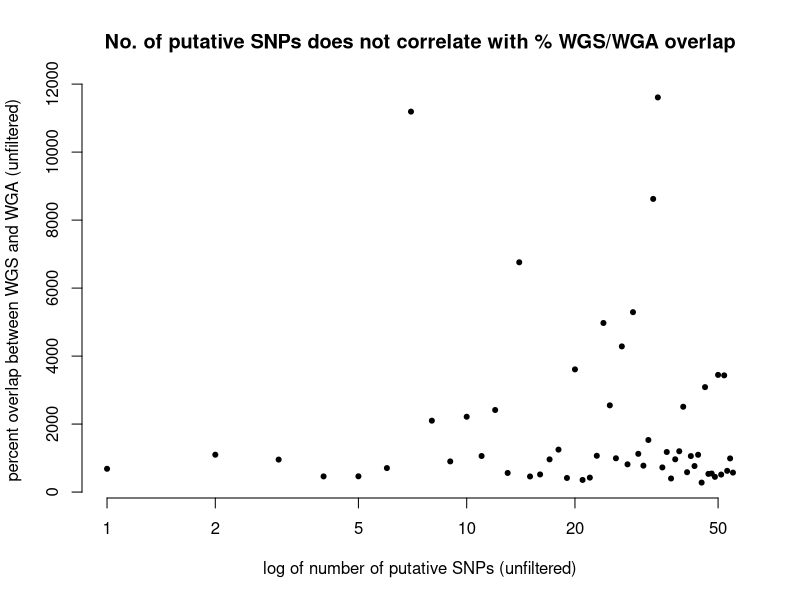

This figure's R source:
# load the data
data = read.table( "../FIGURE_DATA/STD40_unfiltered_overlap.txt", header=T )

# density plot of the percent overlap for the 55 WGA-S samples
#pdf( "../FIGURE_PDFS/unfiltered_overlap_density.pdf" )
#overlap = density( data$PERCENT_OVERLAP, from=0, to=1 )
#plot( overlap )
#dev.off()

# density plot of the percent difference for the 55 WGA-S samples
#pdf( "../FIGURE_PDFS/unfiltered_difference_density.pdf" )
#difference = density( data$PERCENT_DIFFERENCE, from=0, to=1 )
#plot( difference )
#dev.off()

# plot of the size of the overlap v. total # unfiltered mutations
#pdf( "../FIGURE_PDFS/unfiltered_total_muts_v_percent_overlap.pdf" )
par(bty = 'n')
plot( data$TOTAL, data$PERCENT_OVERLAP, log='x', pch=20, main="No. of putative SNPs does not correlate with % WGS/WGA overlap", xlab="log of number of putative SNPs (unfiltered)", ylab="percent overlap between WGS and WGA (unfiltered)" )
#abline( 0,1 )
#dev.off()

# would also like to look at the split of the difference -- how much from 282, how much from 484?